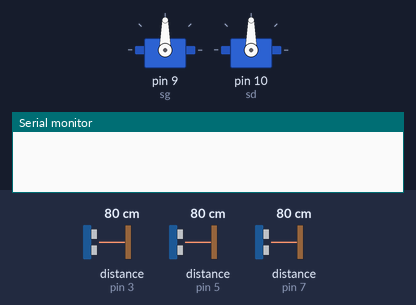
A sketch run on a simulated Arduino Uno, built with avr-gcc and run on an emulated ATmega328P. On the bench: 2 × servo, the last lines printed to the serial monitor. Wiring (inferred from the names in the program): 3 × ultrasonic range finder: trigger pin 2, echo pin 3 / trigger pin 4, echo pin 5 / trigger pin 6, echo pin 7. Inputs (shaded band) come from the test bench; at power-on: distance to the obstacle (sensors on pin 3, pin 5, pin 7) 80 cm. The echo pulse lasts 58.3 µs per cm.

Above: at 0.1 s.
At 3.6 s:
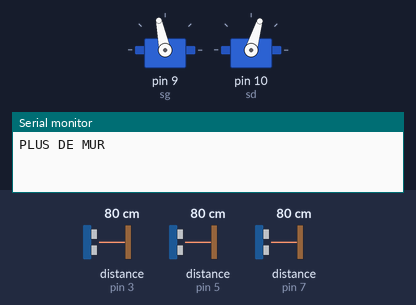
Timing chart, 0 to 5.1 s (numbered marks = the images above):
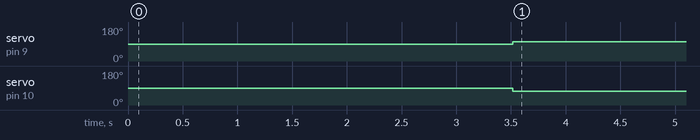

The sketch:

robotLongeMursV3.ino
```cpp
//il faut un delay de 300 entre 2 mesures de C2 et C3  pour ne pas fausser la mesure

#include "fonctions_robot.h"
#include "fonctions_Moteurs.h"
Servo sg, sd;

float c1distance = 100;//on met par défaut une valeur non critique pour ne pas entrer
float c2distance = 30;//dans un if dès la mise en marche du robot
float c3distance = 30;

void setup() {
  // put your setup code here, to run once:
  Serial.begin(9600);
  sg.attach(9);//  paire droite
  sd.attach(10); // paire gauche (oui il y a inversion)
  pinMode(c1TrigPin, OUTPUT);
  pinMode(c1EchoPin, INPUT);
  pinMode(c2TrigPin, OUTPUT);
  pinMode(c2EchoPin, INPUT);
  pinMode(c3TrigPin, OUTPUT);
  pinMode(c3EchoPin, INPUT);
  delay(1000);
}

void loop() {
  /*BOUCLE PRINCIPALE, ROBOT PRES DU MUR*/
  //lecture capteur avant en continu
  c1distance = lectureCapteurAvant();

  //si pas d'obstacle, check le mur
  if (c1distance > 50) {
    //lecture capteurs latéraux
    delay(300);
    c2distance = lectureCapteurLateralAvant();
    delay(300);
    c3distance = lectureCapteurLateralArriere();
    delay(300);

    //si fin de mur, tourne a gauche pour le  longer
    if (c2distance > 70 && c3distance > 70) {
      Serial.println("PLUS DE MUR");
      //arret
      arretTotal(sg, sd, 1600);
      //tourne à 90 a gauche
      sd.writeMicroseconds(1300);
      sg.writeMicroseconds(1600);
      delay(600);
      //on remet le robot droit en marche avant
      avancer(sg, sd, 1580);
      //avance jusqua revenir pres du mur
      while (c2distance > 70 || c3distance > 70) {
        c2distance = lectureCapteurLateralAvant();
        delay(300);
        c3distance = lectureCapteurLateralArriere();
        delay(300);
      }
    }
  }//retour boucle principale

  //si obstacle, tourne à droite
  else if (c1distance < 50) {
    Serial.println("OBSTAAAAAACLE");
    //arret
    arretTotal(sg, sd, 500);
    //tourne à droite à 90
    sg.writeMicroseconds(1300);
    sd.writeMicroseconds(1600);
    delay(650);
    //remise en marche avant droite
    avancer(sg, sd, 1580);
  }//retour boucle principale
}

/* delay(5000);
    //avance jusqu'a que c2 ne détecte plus obstacle puis c3 non plus
    while (c2distance < 70 || c3distance < 70) {
      Serial.println("J'ESQUIVE L'OBSTACLE");
      affichageDansLeTerminal(c1distance, c2distance, c3distance);
      c2distance = lectureCapteurLateralAvant();
      delay(300);
      c3distance = lectureCapteurLateralArriere();
      delay(300);
    }
    Serial.println("OBSTACLE ESQUIVE");
    //tourne à gauche à 90*/
```

fonctions_Moteurs.cpp
```cpp
#include "fonctions_Moteurs.h"


void StopPaireDeRoue(Servo paireDeRoue){
  paireDeRoue.writeMicroseconds(1500);
  }


void arretTotal(Servo rouesGauches,Servo RouesDroites){
  StopPaireDeRoue(rouesGauches);
  StopPaireDeRoue(RouesDroites);
  delay(1000);
  }

void arretTotal(Servo rouesGauches,Servo RouesDroites,int delai){
  StopPaireDeRoue(rouesGauches);
  StopPaireDeRoue(RouesDroites);
  delay(delai);
  }

 void tournerGauche(Servo rouesGauches,Servo rouesDroites,int millisecondeRoueGauches ){
    rouesGauches.writeMicroseconds(millisecondeRoueGauches);
    rouesDroites.writeMicroseconds(1580);
 }

 void tournerDroite(Servo rouesDroites,Servo rouesGauches,int millisecondeRoueDroites){
    rouesDroites.writeMicroseconds(millisecondeRoueDroites);
    rouesGauches.writeMicroseconds(1580);
 }

 void avancer(Servo rouesDroites,Servo rouesGauches,int millisecondes){
  rouesDroites.writeMicroseconds(millisecondes);
  rouesGauches.writeMicroseconds(millisecondes);
 }
```

fonctions_Moteurs.h
```cpp
#if !defined FONCTIONS_MOTEURS_H
  #define FONCTIONS_MOTEURS_H
  #include <Arduino.h>
#include <Servo.h>
void arretTotal(Servo rouesGauches,Servo RouesDroites);
void StopPaireDeRoue(Servo paireDeRoue);
void arretTotal(Servo rouesGauches,Servo RouesDroites,int delai);

void tournerGauche(Servo rouesGauches,Servo rouesDroites,int millisecondeRoueGauches );
void tournerDroite(Servo rouesDroites,Servo rouesGauches,int millisecondeRoueDroites);

void avancer(Servo rouesDroites,Servo rouesGauches,int millisecondes);
#endif
```

fonctions_robot.cpp
```cpp
#include "fonctions_robot.h"


float lectureCapteurAvant(void) {
  digitalWrite(c1TrigPin, LOW);
  delayMicroseconds(2);
  digitalWrite(c1TrigPin, HIGH);
  delayMicroseconds(10);
  digitalWrite(c1TrigPin, LOW);
  float c1distance = pulseIn(c1EchoPin, HIGH) / 58.00; //commence un timer jusqu'à que c1EchoPin soit à HIGH
  return c1distance;
}

float lectureCapteurLateralAvant(void) {
  delayMicroseconds(2);
  digitalWrite(c2TrigPin, LOW);
  delayMicroseconds(2);
  digitalWrite(c2TrigPin, HIGH);
  delayMicroseconds(10);
  digitalWrite(c2TrigPin, LOW);
  float c2distance = pulseIn(c2EchoPin, HIGH) / 58.00;
  return c2distance;
}

float lectureCapteurLateralArriere(void) {
  delayMicroseconds(2);
  digitalWrite(c3TrigPin, LOW);
  delayMicroseconds(2);
  digitalWrite(c3TrigPin, HIGH);
  delayMicroseconds(10);
  digitalWrite(c3TrigPin, LOW);
  float c3distance = pulseIn(c3EchoPin, HIGH) / 58.00;
  return c3distance;
}

void affichageDansLeTerminal(float c1distance, float c2distance, float c3distance) {
  Serial.print("capteur 1 distance :");
  Serial.print(c1distance);
  Serial.print("cm\n");
  Serial.print("capteur 2 distance :");
  Serial.print(c2distance);
  Serial.print("cm\n");
  Serial.print("capteur lateral distance :");
  Serial.print(c3distance);
  Serial.print("cm\n");
}

void bipInitialisation(void) {
  digitalWrite(bipPin, HIGH);
  delay(500);
  digitalWrite(bipPin, LOW);
  delay(500);
  digitalWrite(bipPin, HIGH);
  delay(500);
  digitalWrite(bipPin, LOW);
  delay(500);
  digitalWrite(bipPin, HIGH);
  delay(500);
  digitalWrite(bipPin, LOW);
}

void bip(void){
  digitalWrite(bipPin, HIGH);
  delay(500);
  digitalWrite(bipPin, LOW);
}
```

fonctions_robot.h
```cpp
#if !defined FONCTIONS_ROBOT_H
  #define FONCTIONS_ROBOT_H
  #include <Arduino.h>

#include <Servo.h>

//declaration des pins
const int c1TrigPin = 2;
const int c1EchoPin = 3;
const int c2TrigPin = 4;
const int c2EchoPin = 5;
const int c3TrigPin = 6;
const int c3EchoPin = 7;
const int bipPin = 8;


float lectureCapteurAvant(void);
float lectureCapteurLateralArriere(void);
float lectureCapteurLateralAvant(void);
void affichageDansLeTerminal(float c1distance, float c2distance,float c3distance);
void bipInitialisation(void);
void bip(void);

#endif
```

Measured:
- by itself, servo on pin 9 (sg): 90° → 102° at 3.5 s
- by itself, servo on pin 10 (sd): 90° → 73° at 3.5 s
